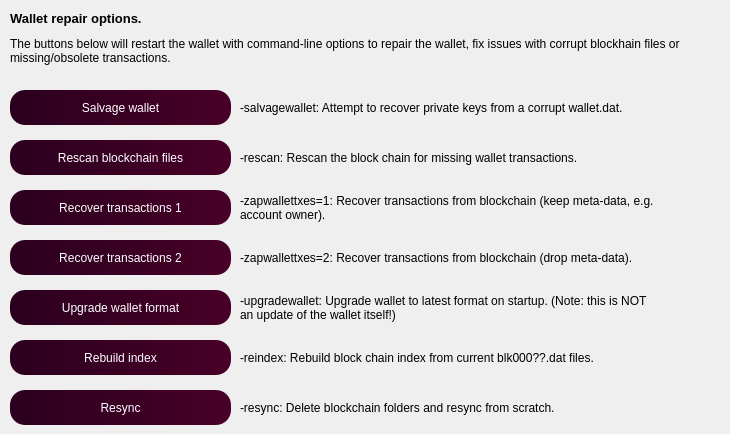
     <widget class="QWidget" name="tab_repair">
      <attribute name="title">
       <string>&amp;Wallet Repair</string>
      </attribute>
      <widget class="QPushButton" name="btn_salvagewallet">
       <property name="geometry">
        <rect>
         <x>10</x>
         <y>90</y>
         <width>221</width>
         <height>35</height>
        </rect>
       </property>
       <property name="minimumSize">
        <size>
         <width>180</width>
         <height>35</height>
        </size>
       </property>
       <property name="styleSheet">
        <string notr="true">background: QLinearGradient(x1: 0, y1: 0, x2: 1, y2: 0, stop: 0 #2b001e, stop: 1 #480027);
color: white;
border-radius:15px;
height:30px;
width:105px;
</string>
       </property>
       <property name="text">
        <string>Salvage wallet</string>
       </property>
      </widget>
      <widget class="QPushButton" name="btn_rescan">
       <property name="geometry">
        <rect>
         <x>10</x>
         <y>140</y>
         <width>221</width>
         <height>35</height>
        </rect>
       </property>
       <property name="minimumSize">
        <size>
         <width>180</width>
         <height>35</height>
        </size>
       </property>
       <property name="styleSheet">
        <string notr="true">background: QLinearGradient(x1: 0, y1: 0, x2: 1, y2: 0, stop: 0 #2b001e, stop: 1 #480027);
color: white;
border-radius:15px;
height:30px;
width:105px;</string>
       </property>
       <property name="text">
        <string>Rescan blockchain files</string>
       </property>
      </widget>
      <widget class="QPushButton" name="btn_zapwallettxes1">
       <property name="geometry">
        <rect>
         <x>10</x>
         <y>190</y>
         <width>221</width>
         <height>35</height>
        </rect>
       </property>
       <property name="minimumSize">
        <size>
         <width>180</width>
         <height>35</height>
        </size>
       </property>
       <property name="styleSheet">
        <string notr="true">background: QLinearGradient(x1: 0, y1: 0, x2: 1, y2: 0, stop: 0 #2b001e, stop: 1 #480027);
color: white;
border-radius:15px;
height:30px;
width:105px;</string>
       </property>
       <property name="text">
        <string>Recover transactions 1</string>
       </property>
      </widget>
      <widget class="QPushButton" name="btn_zapwallettxes2">
       <property name="geometry">
        <rect>
         <x>10</x>
         <y>240</y>
         <width>221</width>
         <height>35</height>
        </rect>
       </property>
       <property name="minimumSize">
        <size>
         <width>180</width>
         <height>35</height>
        </size>
       </property>
       <property name="styleSheet">
        <string notr="true">background: QLinearGradient(x1: 0, y1: 0, x2: 1, y2: 0, stop: 0 #2b001e, stop: 1 #480027);
color: white;
border-radius:15px;
height:30px;
width:105px;</string>
       </property>
       <property name="text">
        <string>Recover transactions 2</string>
       </property>
      </widget>
      <widget class="QPushButton" name="btn_upgradewallet">
       <property name="geometry">
        <rect>
         <x>10</x>
         <y>290</y>
         <width>221</width>
         <height>35</height>
        </rect>
       </property>
       <property name="minimumSize">
        <size>
         <width>180</width>
         <height>35</height>
        </size>
       </property>
       <property name="styleSheet">
        <string notr="true">background: QLinearGradient(x1: 0, y1: 0, x2: 1, y2: 0, stop: 0 #2b001e, stop: 1 #480027);
color: white;
border-radius:15px;
height:30px;
width:105px;</string>
       </property>
       <property name="text">
        <string>Upgrade wallet format</string>
       </property>
      </widget>
      <widget class="QLabel" name="label_repair_helptext">
       <property name="geometry">
        <rect>
         <x>10</x>
         <y>30</y>
         <width>711</width>
         <height>41</height>
        </rect>
       </property>
       <property name="font">
        <font>
         <weight>50</weight>
         <bold>false</bold>
        </font>
       </property>
       <property name="text">
        <string>The buttons below will restart the wallet with command-line options to repair the wallet, fix issues with corrupt blockhain files or missing/obsolete transactions.</string>
       </property>
       <property name="wordWrap">
        <bool>true</bool>
       </property>
      </widget>
      <widget class="QLabel" name="label_repair_salvage">
       <property name="geometry">
        <rect>
         <x>240</x>
         <y>90</y>
         <width>420</width>
         <height>35</height>
        </rect>
       </property>
       <property name="minimumSize">
        <size>
         <width>0</width>
         <height>35</height>
        </size>
       </property>
       <property name="maximumSize">
        <size>
         <width>420</width>
         <height>35</height>
        </size>
       </property>
       <property name="text">
        <string>-salvagewallet: Attempt to recover private keys from a corrupt wallet.dat.</string>
       </property>
       <property name="wordWrap">
        <bool>true</bool>
       </property>
      </widget>
      <widget class="QLabel" name="label_repair_rescan">
       <property name="geometry">
        <rect>
         <x>240</x>
         <y>140</y>
         <width>420</width>
         <height>35</height>
        </rect>
       </property>
       <property name="maximumSize">
        <size>
         <width>420</width>
         <height>35</height>
        </size>
       </property>
       <property name="text">
        <string>-rescan: Rescan the block chain for missing wallet transactions.</string>
       </property>
       <property name="wordWrap">
        <bool>true</bool>
       </property>
      </widget>
      <widget class="QLabel" name="label_repair_zap1">
       <property name="geometry">
        <rect>
         <x>240</x>
         <y>190</y>
         <width>420</width>
         <height>35</height>
        </rect>
       </property>
       <property name="maximumSize">
        <size>
         <width>420</width>
         <height>35</height>
        </size>
       </property>
       <property name="text">
        <string>-zapwallettxes=1: Recover transactions from blockchain (keep meta-data, e.g. account owner).</string>
       </property>
       <property name="wordWrap">
        <bool>true</bool>
       </property>
      </widget>
      <widget class="QLabel" name="label_repair_zap2">
       <property name="geometry">
        <rect>
         <x>240</x>
         <y>240</y>
         <width>420</width>
         <height>35</height>
        </rect>
       </property>
       <property name="maximumSize">
        <size>
         <width>420</width>
         <height>35</height>
        </size>
       </property>
       <property name="text">
        <string>-zapwallettxes=2: Recover transactions from blockchain (drop meta-data).</string>
       </property>
       <property name="wordWrap">
        <bool>true</bool>
       </property>
      </widget>
      <widget class="QLabel" name="label_repair_upgrade">
       <property name="geometry">
        <rect>
         <x>240</x>
         <y>290</y>
         <width>420</width>
         <height>35</height>
        </rect>
       </property>
       <property name="maximumSize">
        <size>
         <width>420</width>
         <height>35</height>
        </size>
       </property>
       <property name="text">
        <string>-upgradewallet: Upgrade wallet to latest format on startup. (Note: this is NOT an update of the wallet itself!)</string>
       </property>
       <property name="wordWrap">
        <bool>true</bool>
       </property>
      </widget>
      <widget class="QLabel" name="label_repair_header">
       <property name="geometry">
        <rect>
         <x>10</x>
         <y>10</y>
         <width>711</width>
         <height>16</height>
        </rect>
       </property>
       <property name="font">
        <font>
         <pointsize>10</pointsize>
         <weight>75</weight>
         <bold>true</bold>
        </font>
       </property>
       <property name="text">
        <string>Wallet repair options.</string>
       </property>
       <property name="wordWrap">
        <bool>true</bool>
       </property>
      </widget>
      <widget class="QPushButton" name="btn_reindex">
       <property name="geometry">
        <rect>
         <x>10</x>
         <y>340</y>
         <width>221</width>
         <height>35</height>
        </rect>
       </property>
       <property name="minimumSize">
        <size>
         <width>180</width>
         <height>35</height>
        </size>
       </property>
       <property name="styleSheet">
        <string notr="true">background: QLinearGradient(x1: 0, y1: 0, x2: 1, y2: 0, stop: 0 #2b001e, stop: 1 #480027);
color: white;
border-radius:15px;
height:30px;
width:105px;</string>
       </property>
       <property name="text">
        <string>Rebuild index</string>
       </property>
      </widget>
      <widget class="QLabel" name="label_repair_reindex">
       <property name="geometry">
        <rect>
         <x>240</x>
         <y>340</y>
         <width>420</width>
         <height>35</height>
        </rect>
       </property>
       <property name="maximumSize">
        <size>
         <width>420</width>
         <height>35</height>
        </size>
       </property>
       <property name="text">
        <string>-reindex: Rebuild block chain index from current blk000??.dat files.</string>
       </property>
       <property name="wordWrap">
        <bool>true</bool>
       </property>
      </widget>
      <widget class="QPushButton" name="btn_resync">
       <property name="geometry">
        <rect>
         <x>10</x>
         <y>390</y>
         <width>221</width>
         <height>35</height>
        </rect>
       </property>
       <property name="minimumSize">
        <size>
         <width>180</width>
         <height>35</height>
        </size>
       </property>
       <property name="styleSheet">
        <string notr="true">background: QLinearGradient(x1: 0, y1: 0, x2: 1, y2: 0, stop: 0 #2b001e, stop: 1 #480027);
color: white;
border-radius:15px;
height:30px;
width:105px;</string>
       </property>
       <property name="text">
        <string>Resync</string>
       </property>
      </widget>
      <widget class="QLabel" name="label_repair_resync">
       <property name="geometry">
        <rect>
         <x>240</x>
         <y>390</y>
         <width>420</width>
         <height>35</height>
        </rect>
       </property>
       <property name="maximumSize">
        <size>
         <width>420</width>
         <height>35</height>
        </size>
       </property>
       <property name="text">
        <string>-resync: Delete blockchain folders and resync from scratch.</string>
       </property>
      </widget>
     </widget>
